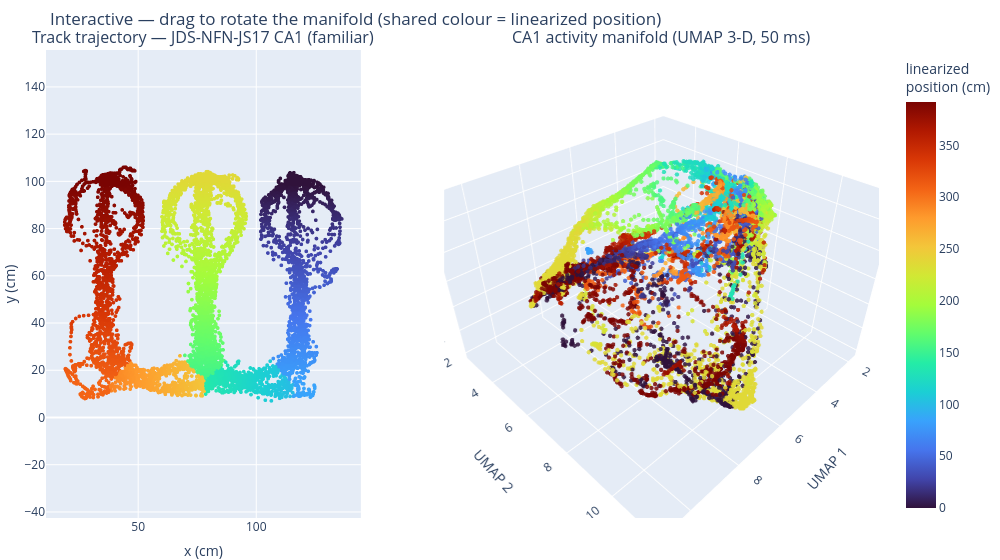

The notebook cell this image was saved under:
### Markdown cell above
## 5. Interactive 3-D manifold (plotly)

Same data as section 4, but interactive: **drag to rotate** the UMAP manifold,
scroll to zoom, hover for the linearized position. Both panels share the
Turbo colour map (track location ↔ manifold location). Renders inline in
VS Code / Jupyter.

### Code cell
# Interactive version (plotly): drag the manifold to rotate / zoom.
# Reuses P (2-D track), E (3-D UMAP) and L (linearized position) from section 4.
from plotly.subplots import make_subplots
import plotly.graph_objects as go

fig = make_subplots(
    rows=1, cols=2, column_widths=[0.42, 0.58],
    specs=[[{"type": "xy"}, {"type": "scene"}]],
    subplot_titles=(f"Track trajectory — {SUBJECT} CA1 ({CONDITION})",
                    "CA1 activity manifold (UMAP 3-D, 50 ms)"))
fig.add_trace(go.Scattergl(
    x=P[:, 0], y=P[:, 1], mode="markers",
    marker=dict(size=4, color=L, coloraxis="coloraxis"),
    hovertemplate="x=%{x:.0f}  y=%{y:.0f}<br>lin=%{marker.color:.0f} cm<extra></extra>"),
    row=1, col=1)
fig.add_trace(go.Scatter3d(
    x=E[:, 0], y=E[:, 1], z=E[:, 2], mode="markers",
    marker=dict(size=2.5, color=L, coloraxis="coloraxis", opacity=0.85),
    hovertemplate="UMAP=(%{x:.1f}, %{y:.1f}, %{z:.1f})<br>lin=%{marker.color:.0f} cm<extra></extra>"),
    row=1, col=2)
fig.update_xaxes(title_text="x (cm)", row=1, col=1)
fig.update_yaxes(title_text="y (cm)", scaleanchor="x", row=1, col=1)
fig.update_layout(
    coloraxis=dict(colorscale="Turbo",
                   colorbar=dict(title="linearized<br>position (cm)")),
    scene=dict(xaxis_title="UMAP 1", yaxis_title="UMAP 2", zaxis_title="UMAP 3"),
    width=1000, height=560, margin=dict(l=0, r=0, t=50, b=0), showlegend=False,
    title_text="Interactive — drag to rotate the manifold (shared colour = linearized position)")
fig                                    # display as the cell's last expression

### Figure 1 — Plotly figure (JSON) as saved in the notebook; plotly's stock layout.template omitted (floating-point values rounded to 4 significant figures; data arrays with more than 128 entries replaced by an {"elided": "..."} marker saying what was removed)
{"data": [{"hovertemplate": "x=%{x:.0f}  y=%{y:.0f}<br>lin=%{marker.color:.0f} cm<extra></extra>", "marker": {"color": {"elided": "8780 float values"}, "coloraxis": "coloraxis", "size": 4}, "mode": "markers", "type": "scattergl", "x": {"elided": "8780 float values"}, "xaxis": "x", "y": {"elided": "8780 float values"}, "yaxis": "y"}, {"hovertemplate": "UMAP=(%{x:.1f}, %{y:.1f}, %{z:.1f})<br>lin=%{marker.color:.0f} cm<extra></extra>", "marker": {"color": {"elided": "8780 float values"}, "coloraxis": "coloraxis", "opacity": 0.85, "size": 2.5}, "mode": "markers", "scene": "scene", "type": "scatter3d", "x": {"elided": "8780 float values"}, "y": {"elided": "8780 float values"}, "z": {"elided": "8780 float values"}}], "layout": {"annotations": [{"font": {"size": 16}, "showarrow": false, "text": "Track trajectory — JDS-NFN-JS17 CA1 (familiar)", "x": 0.189, "xanchor": "center", "xref": "paper", "y": 1, "yanchor": "bottom", "yref": "paper"}, {"font": {"size": 16}, "showarrow": false, "text": "CA1 activity manifold (UMAP 3-D, 50 ms)", "x": 0.739, "xanchor": "center", "xref": "paper", "y": 1, "yanchor": "bottom", "yref": "paper"}], "coloraxis": {"colorbar": {"title": {"text": "linearized<br>position (cm)"}}, "colorscale": [[0, "#30123b"], [0.07143, "#4145ab"], [0.1429, "#4675ed"], [0.2143, "#39a2fc"], [0.2857, "#1bcfd4"], [0.3571, "#24eca6"], [0.4286, "#61fc6c"], [0.5, "#a4fc3b"], [0.5714, "#d1e834"], [0.6429, "#f3c63a"], [0.7143, "#fe9b2d"], [0.7857, "#f36315"], [0.8571, "#d93806"], [0.9286, "#b11901"], [1, "#7a0402"]]}, "height": 560, "margin": {"b": 0, "l": 0, "r": 0, "t": 50}, "scene": {"domain": {"x": [0.478, 1], "y": [0, 1]}, "xaxis": {"title": {"text": "UMAP 1"}}, "yaxis": {"title": {"text": "UMAP 2"}}, "zaxis": {"title": {"text": "UMAP 3"}}}, "showlegend": false, "title": {"text": "Interactive — drag to rotate the manifold (shared colour = linearized position)"}, "width": 1000, "xaxis": {"anchor": "y", "domain": [0, 0.378], "title": {"text": "x (cm)"}}, "yaxis": {"anchor": "x", "domain": [0, 1], "scaleanchor": "x", "title": {"text": "y (cm)"}}}}
